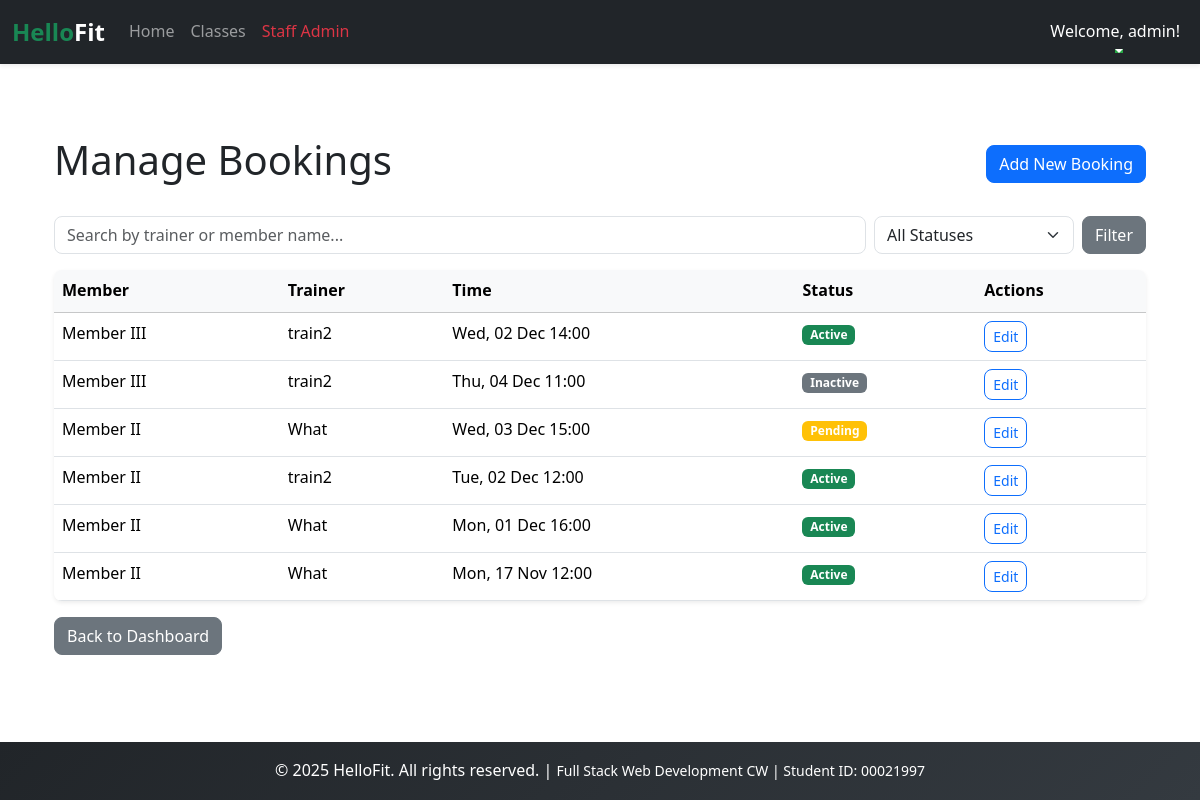
Page /staff/bookings/ (signed in) on the committed database.
### users/models.py (models this page shows, shortened)
class User(AbstractUser):
    ROLES = [
        ('member', 'Member'),
        ('trainer', 'Trainer'),
        ('staff', 'Staff'),
    ]
    role = models.CharField(max_length=10, choices=ROLES, default='member')
    phone = models.CharField(max_length=12, blank=True)
    join_date = models.DateTimeField(auto_now_add=True)

class Member(models.Model):
    user = models.OneToOneField(User, on_delete=models.CASCADE, primary_key=True)

class Trainer(models.Model):
    user = models.OneToOneField(User, on_delete=models.CASCADE, primary_key=True)
    specialization = models.CharField(max_length=50)
    bio = models.TextField(blank=True)

### scheduling/models.py (models this page shows, shortened)
class Booking(models.Model):
    STATUS=[
        ('active','Active'),
        ('pending','PEnding'),
        ('inactive','InActive'),
        ]
    member = models.ForeignKey('users.Member', on_delete=models.CASCADE)
    trainer = models.ForeignKey('users.Trainer', on_delete=models.CASCADE)
    start_time = models.DateTimeField()
    end_time = models.DateTimeField()
    is_booked = models.BooleanField(default=False)
    status = models.CharField(max_length=20, choices=STATUS, default = 'pending')

### scheduling/views.py (the view)
# urls.py: path('staff/bookings/', staff_booking_list, name='staff_booking_list'),
@login_required
def staff_booking_list(request):
    if request.user.role != 'staff': return redirect('home')
    bookings = Booking.objects.all().order_by('-start_time')
    query = request.GET.get('q')
    status = request.GET.get('status')
    if query:
        bookings = bookings.filter(
            Q(trainer__user__first_name__icontains=query) |
            Q(member__user__first_name__icontains=query)
        )
    if status:
        bookings = bookings.filter(status=status)
    return render(request, 'scheduling/staff/booking_list.html', {'bookings': bookings})

### scheduling/templates/scheduling/staff/booking_list.html (shortened to what this page needs)
{% extends 'base.html' %}
{% block content %}
<div class="container mt-4">
    <div class="d-flex justify-content-between align-items-center mb-4">
        <h1>Manage Bookings</h1>
        <a href="{% url 'staff_booking_create' %}" class="btn btn-primary">Add New Booking</a>
    </div>
    <div class="mb-3">
        <form method="get" class="d-flex gap-2">
            <input type="text" name="q" class="form-control" placeholder="Search by trainer or member name..."
                value="{{ request.GET.q }}">
            <select name="status" class="form-select" style="max-width: 200px;">
                <option value="">All Statuses</option>
            </select>
            <button type="submit" class="btn btn-secondary">Filter</button>
        </form>
    </div>
    <div class="card shadow-sm">
        <div class="card-body p-0">
            <div style="max-height: 600px; overflow-y: auto;">
                <table class="table table-hover mb-0">
                    <thead class="table-light sticky-top">
                        <tr>
                            <th>Member</th>
                            <th>Trainer</th>
                            <th>Time</th>
                            <th>Status</th>
                            <th>Actions</th>
                        </tr>
                    </thead>
                    <tbody>
                        {% for booking in bookings %}
                        <tr>
                            <td>{{ booking.member.user.first_name }}</td>
                            <td>{{ booking.trainer.user.first_name }}</td>
                            <td>{{ booking.start_time|date:"D, d M H:i" }}</td>
                            <td>
                                <span
                                    class="badge {% if booking.status == 'active' %}bg-success{% elif booking.status == 'pending' %}bg-warning{% else %}bg-secondary{% endif %}">
                                    {{ booking.status|title }}
                                </span>
                            </td>
                            <td>
                                <a href="{% url 'staff_booking_update' booking.pk %}"
                                    class="btn btn-sm btn-outline-primary">Edit</a>
                            </td>
                        </tr>
                        {% empty %}
                        <tr>
                            <td colspan="5" class="text-center text-muted">No bookings found.</td>
                        </tr>
                        {% endfor %}
                    </tbody>
                </table>
            </div>
        </div>
    </div>
    <div class="mt-3">
        <a href="{% url 'staff_dashboard' %}" class="btn btn-secondary">Back to Dashboard</a>
    </div>
</div>
{% endblock %}

### templates/base.html (shortened to what this page needs)
{% load static %}
<!DOCTYPE html>
<html lang="en">
<head>
    <link href="https://cdn.jsdelivr.net/npm/bootstrap@5.3.3/dist/css/bootstrap.min.css" rel="stylesheet"
>
    <link rel="stylesheet" href="{% static 'css/style.css' %}">
</head>
<body style="display:flex;min-height:100vh;flex-direction:column;">
    <header>
        <nav class="navbar navbar-expand-lg navbar-dark bg-dark shadow-sm">
            <div class="container-fluid">
                <a class="navbar-brand fs-4 fw-bold text-success" href="{% url 'home' %}">
                    Hello<span class="text-white">Fit</span>
                </a>
                <div class="collapse navbar-collapse" id="navbarNav">
                    <ul class="navbar-nav me-auto mb-2 mb-lg-0">
                        <li class="nav-item">
                            <a class="nav-link" href="{% url 'home' %}">Home</a>
                        </li>
                        <li class="nav-item">
                            <a class="nav-link" href="{% url 'classes' %}">Classes</a>
                        </li>
                        {% if user.is_authenticated %}
                        {% if user.role == 'member' %}
                        <li class="nav-item">
                            <a class="nav-link text-warning" href="{% url 'member_dashboard' %}">My Dashboard</a>
                        </li>
                        {% elif user.role == 'trainer' %}
                        <li class="nav-item">
                            <a class="nav-link text-info" href="{% url 'trainer_dashboard' %}">Trainer Panel</a>
                        </li>
                        {% elif user.role == 'staff' %}
                        <li class="nav-item">
                            <a class="nav-link text-danger" href="{% url 'staff_dashboard' %}">Staff Admin</a>
                        </li>
                        {% endif %}
                        {% endif %}
                    </ul>
                    <ul class="navbar-nav ms-auto">
                        {% if user.is_authenticated %}
                        <li class="nav-item dropdown">
                            <a class="nav-link dropdown-toggle text-white" href="#" id="navbarDropdown" role="button"
                                data-bs-toggle="dropdown" aria-expanded="false">
                                Welcome, {{ user.first_name|default:user.username }}!
                            </a>
                        </li>
                        {% endif %}
                    </ul>
                </div>
            </div>
        </nav>
    </header>
    <main class="container my-5">
        {% block content %}
        {% endblock content %}
    </main>
    <footer class="bg-dark text-white text-center py-3 mt-auto">
        <div class="container">
            <p class="mb-0">
                &copy; 2025 HelloFit. All rights reserved. |
                <small>Full Stack Web Development CW | Student ID: 00021997</small>
            </p>
        </div>
    </footer>
</body>
</html>

### static/css/style.css (style rules this page uses)
:root { --primary-green: #28a745; --dark-bg: #212529; --light-gray: #f8f9fa; --border-radius: 8px; --transition-speed: 0.3s; }
body { font-family: 'Segoe UI', Tahoma, Geneva, Verdana, sans-serif; line-height: 1.6; }
html { scroll-behavior: smooth; }
.btn { border-radius: var(--border-radius); transition: all var(--transition-speed) ease; font-weight: 500; }
.card { border-radius: var(--border-radius); border: none; box-shadow: 0 2px 8px rgba(0, 0, 0, 0.1); transition: all var(--transition-speed) ease; }
.form-control, .form-select { border-radius: var(--border-radius); border: 1px solid #dee2e6; transition: all var(--transition-speed) ease; }
.navbar { box-shadow: 0 2px 4px rgba(0, 0, 0, 0.1); }
.navbar-brand { transition: all var(--transition-speed) ease; }
.nav-link { position: relative; transition: all var(--transition-speed) ease; }
.nav-link::after { content: ''; position: absolute; bottom: 0; left: 50%; width: 0; height: 2px; background: var(--primary-green); transition: all var(--transition-speed) ease; transform: translateX(-50%); }
.table { border-radius: var(--border-radius); overflow: hidden; }
.table thead { background: linear-gradient(135deg, var(--dark-bg) 0%, #343a40 100%); color: white; }
.table-hover tbody tr { transition: all var(--transition-speed) ease; }
footer { background: linear-gradient(135deg, var(--dark-bg) 0%, #343a40 100%); }

### rows in the picture
User: first_name "admin"
Booking: member.user.first_name "Member III", trainer.user.first_name "train2", start_time "Wed, 02 Dec 14:00", status "Active"
Booking: member.user.first_name "Member III", trainer.user.first_name "train2", start_time "Thu, 04 Dec 11:00", status "Inactive"
Booking: member.user.first_name "Member II", trainer.user.first_name "What", start_time "Wed, 03 Dec 15:00", status "Pending"
Booking: member.user.first_name "Member II", trainer.user.first_name "train2", start_time "Tue, 02 Dec 12:00", status "Active"
Booking: member.user.first_name "Member II", trainer.user.first_name "What", start_time "Mon, 01 Dec 16:00", status "Active"
Booking: member.user.first_name "Member II", trainer.user.first_name "What", start_time "Mon, 17 Nov 12:00", status "Active"
